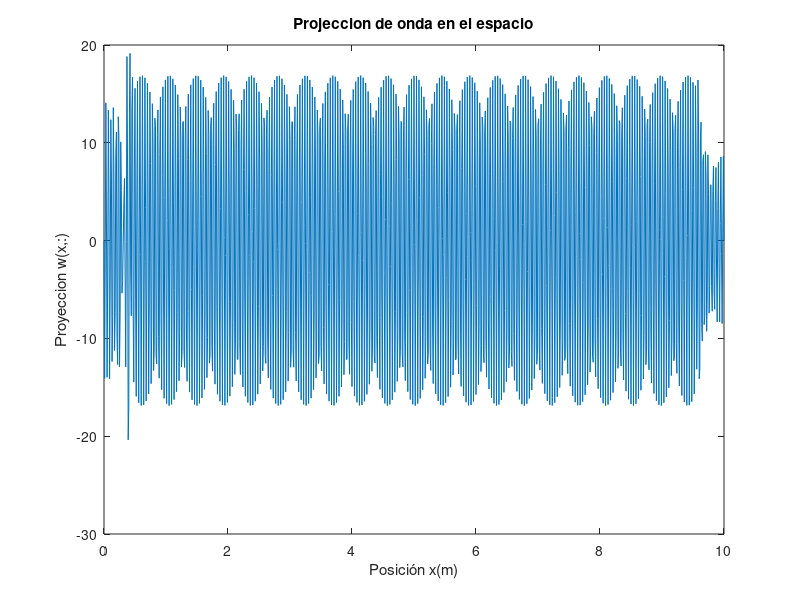
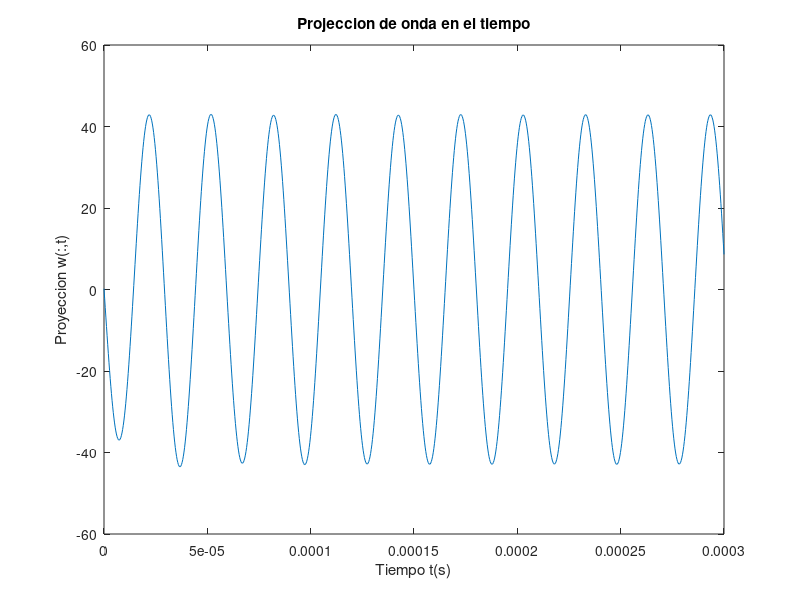
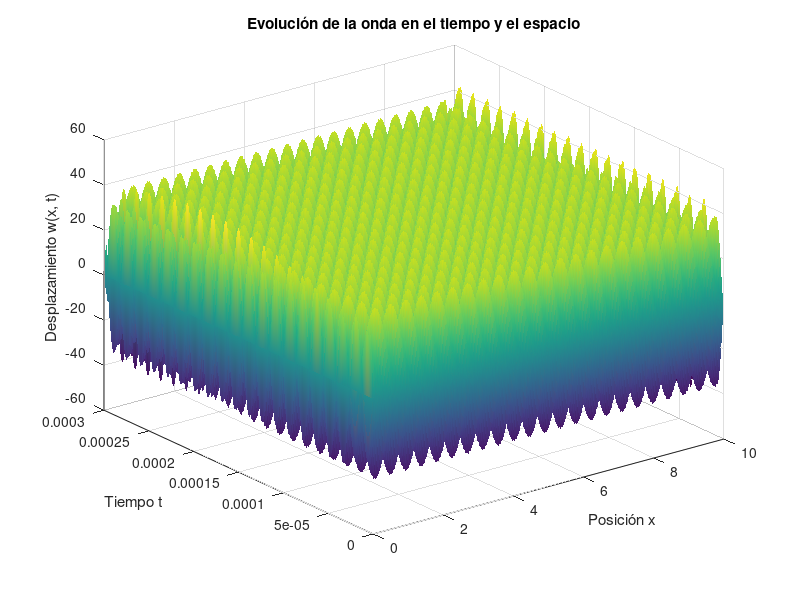

These charts were generated, in order, by the following MATLAB code:
% Finite Differences for wave equation
%Variables iniciales del problema
a = 0;
b = 10; % Se toma el intervalo de x \in (0, b)
t_end = 3e-4;
alpha = 1498; % sound speed on water
m = 1000;
N = 1000;
h = (b-a)/m; % l representa un punto extremo, m es un iterador 
k = t_end/N;
lambda = (k * alpha)/h;

A = 5; % Amplitud
gamma = 41943.83;  % Wave number (Considering a 10 MHz Transducer)
w = zeros(m+1,N+1);
% Funcion y Velocidad inicial
f = @(x, t) A* cos(gamma*(x-alpha*t));%exp(-t) * sin(pi * x);%2.5*((1-cos(2 * pi * .25e6 * x/20))*sin(2 * pi * .25e6 * x)); % Ejemplo de condición inicial
g = @(x, t) 0;           % Ejemplo de velocidad inicial

w(a+1,:) = 0; %For x=a
w(m+1,:) = 0; %For x=b


%Boundary Conditions
w(a+1,1) = f(a+1,1);
w(m,1) = f(b,1);    

for i=1:N
   w(i,1) = f((i-1)*h,1);
   w(i,2) = (1-lambda^2)*f(i*h,2)+(lambda^2/2)*(f((i)*h,2)+f((i-2)*h,2))+k*g((i-1)*h,2);
end

for j=2:N
    for i=2:m
        w(i,j+1)=2*(1-lambda^2)*w(i,j)+(lambda^2)*(w(i+1,j)+w(i-1,j))-w(i,j-1);
    end
end

x = linspace(a, b, m+1); % Discretización espacial
t = linspace(0, t_end, N+1); % Discretización temporal

figure;
plot(x, w(:,end))
xlabel('Posición x(m)');
ylabel('Proyeccion w(x,:)');
title('Projeccion de onda en el espacio');

figure;
plot(t, w(end-1,:))
xlabel('Tiempo t(s)');
ylabel('Proyeccion w(:,t)');
title('Projeccion de onda en el tiempo');

[X, T] = meshgrid(x, t); % Crear malla para el gráfico
figure;
surf(X, T, w'); % Graficar superficie (se transpone w para coincidir con dimensiones)
xlabel('Posición x');
ylabel('Tiempo t');
zlabel('Desplazamiento w(x, t)');
title('Evolución de la onda en el tiempo y el espacio');
shading interp; % Para suavizar la visualización
